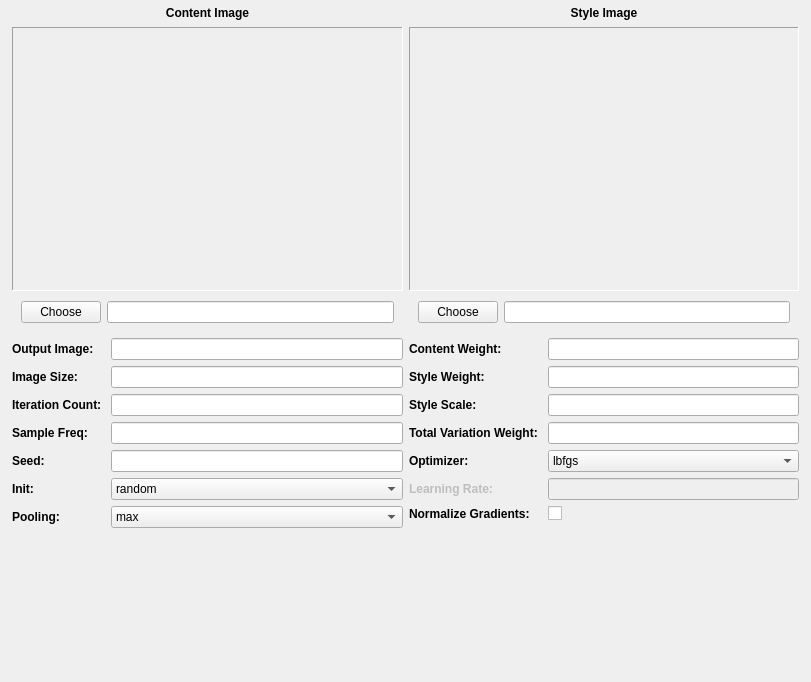
<?xml version="1.0" encoding="UTF-8"?>
<ui version="4.0">
 <class>MainWindow</class>
 <widget class="QMainWindow" name="MainWindow">
  <property name="geometry">
   <rect>
    <x>0</x>
    <y>0</y>
    <width>811</width>
    <height>682</height>
   </rect>
  </property>
  <property name="windowTitle">
   <string notr="true">Neural Style</string>
  </property>
  <property name="animated">
   <bool>false</bool>
  </property>
  <widget class="QWidget" name="center_frame">
   <layout class="QHBoxLayout" name="central_layout">
    <property name="leftMargin">
     <number>12</number>
    </property>
    <property name="topMargin">
     <number>0</number>
    </property>
    <property name="rightMargin">
     <number>12</number>
    </property>
    <property name="bottomMargin">
     <number>12</number>
    </property>
    <item>
     <layout class="QVBoxLayout" name="center_splitter">
      <property name="leftMargin">
       <number>0</number>
      </property>
      <property name="topMargin">
       <number>0</number>
      </property>
      <property name="rightMargin">
       <number>0</number>
      </property>
      <property name="bottomMargin">
       <number>0</number>
      </property>
      <item>
       <widget class="QWidget" name="top_frame" native="true">
        <layout class="QHBoxLayout" name="top_layout">
         <property name="spacing">
          <number>-1</number>
         </property>
         <property name="leftMargin">
          <number>0</number>
         </property>
         <property name="topMargin">
          <number>0</number>
         </property>
         <property name="rightMargin">
          <number>0</number>
         </property>
         <property name="bottomMargin">
          <number>0</number>
         </property>
         <item>
          <layout class="QHBoxLayout" name="top_splitter">
           <property name="leftMargin">
            <number>0</number>
           </property>
           <property name="topMargin">
            <number>0</number>
           </property>
           <property name="rightMargin">
            <number>0</number>
           </property>
           <property name="bottomMargin">
            <number>0</number>
           </property>
           <item>
            <widget class="QWidget" name="top_left_frame" native="true">
             <layout class="QHBoxLayout" name="top_left_layout">
              <property name="leftMargin">
               <number>0</number>
              </property>
              <property name="topMargin">
               <number>0</number>
              </property>
              <property name="rightMargin">
               <number>0</number>
              </property>
              <property name="bottomMargin">
               <number>0</number>
              </property>
              <item>
               <layout class="QVBoxLayout" name="top_left_splitter" stretch="0,0,0">
                <property name="spacing">
                 <number>1</number>
                </property>
                <property name="sizeConstraint">
                 <enum>QLayout::SetDefaultConstraint</enum>
                </property>
                <property name="leftMargin">
                 <number>0</number>
                </property>
                <property name="topMargin">
                 <number>0</number>
                </property>
                <property name="rightMargin">
                 <number>0</number>
                </property>
                <property name="bottomMargin">
                 <number>0</number>
                </property>
                <item>
                 <widget class="QLabel" name="top_left_title">
                  <property name="sizePolicy">
                   <sizepolicy hsizetype="Preferred" vsizetype="Preferred">
                    <horstretch>0</horstretch>
                    <verstretch>1</verstretch>
                   </sizepolicy>
                  </property>
                  <property name="font">
                   <font>
                    <weight>75</weight>
                    <bold>true</bold>
                   </font>
                  </property>
                  <property name="text">
                   <string notr="true">Content Image</string>
                  </property>
                  <property name="alignment">
                   <set>Qt::AlignCenter</set>
                  </property>
                 </widget>
                </item>
                <item>
                 <widget class="QLabel" name="top_left_image">
                  <property name="sizePolicy">
                   <sizepolicy hsizetype="Preferred" vsizetype="Preferred">
                    <horstretch>0</horstretch>
                    <verstretch>10</verstretch>
                   </sizepolicy>
                  </property>
                  <property name="frameShape">
                   <enum>QFrame::Panel</enum>
                  </property>
                  <property name="frameShadow">
                   <enum>QFrame::Sunken</enum>
                  </property>
                  <property name="lineWidth">
                   <number>1</number>
                  </property>
                  <property name="midLineWidth">
                   <number>0</number>
                  </property>
                  <property name="alignment">
                   <set>Qt::AlignCenter</set>
                  </property>
                  <property name="textInteractionFlags">
                   <set>Qt::NoTextInteraction</set>
                  </property>
                 </widget>
                </item>
                <item>
                 <widget class="QWidget" name="top_left_input" native="true">
                  <property name="sizePolicy">
                   <sizepolicy hsizetype="Preferred" vsizetype="Preferred">
                    <horstretch>0</horstretch>
                    <verstretch>1</verstretch>
                   </sizepolicy>
                  </property>
                  <layout class="QHBoxLayout" name="top_left_input_layout">
                   <item>
                    <layout class="QHBoxLayout" name="top_left_input_splitter">
                     <item>
                      <widget class="QPushButton" name="top_left_input_button">
                       <property name="text">
                        <string notr="true">Choose</string>
                       </property>
                      </widget>
                     </item>
                     <item>
                      <widget class="QLineEdit" name="top_left_input_lineedit"/>
                     </item>
                    </layout>
                   </item>
                  </layout>
                 </widget>
                </item>
               </layout>
              </item>
             </layout>
            </widget>
           </item>
           <item>
            <widget class="QWidget" name="top_right_frame" native="true">
             <layout class="QHBoxLayout" name="top_right_layout">
              <property name="leftMargin">
               <number>0</number>
              </property>
              <property name="topMargin">
               <number>0</number>
              </property>
              <property name="rightMargin">
               <number>0</number>
              </property>
              <property name="bottomMargin">
               <number>0</number>
              </property>
              <item>
               <layout class="QVBoxLayout" name="top_right_splitter" stretch="0,0,0">
                <property name="spacing">
                 <number>1</number>
                </property>
                <property name="sizeConstraint">
                 <enum>QLayout::SetDefaultConstraint</enum>
                </property>
                <property name="leftMargin">
                 <number>0</number>
                </property>
                <property name="topMargin">
                 <number>0</number>
                </property>
                <property name="rightMargin">
                 <number>0</number>
                </property>
                <property name="bottomMargin">
                 <number>0</number>
                </property>
                <item>
                 <widget class="QLabel" name="top_right_title">
                  <property name="sizePolicy">
                   <sizepolicy hsizetype="Preferred" vsizetype="Preferred">
                    <horstretch>0</horstretch>
                    <verstretch>1</verstretch>
                   </sizepolicy>
                  </property>
                  <property name="font">
                   <font>
                    <weight>75</weight>
                    <bold>true</bold>
                   </font>
                  </property>
                  <property name="text">
                   <string notr="true">Style Image</string>
                  </property>
                  <property name="alignment">
                   <set>Qt::AlignCenter</set>
                  </property>
                 </widget>
                </item>
                <item>
                 <widget class="QLabel" name="top_right_image">
                  <property name="sizePolicy">
                   <sizepolicy hsizetype="Preferred" vsizetype="Preferred">
                    <horstretch>0</horstretch>
                    <verstretch>10</verstretch>
                   </sizepolicy>
                  </property>
                  <property name="frameShape">
                   <enum>QFrame::Panel</enum>
                  </property>
                  <property name="frameShadow">
                   <enum>QFrame::Sunken</enum>
                  </property>
                  <property name="lineWidth">
                   <number>1</number>
                  </property>
                  <property name="midLineWidth">
                   <number>0</number>
                  </property>
                  <property name="alignment">
                   <set>Qt::AlignCenter</set>
                  </property>
                  <property name="textInteractionFlags">
                   <set>Qt::NoTextInteraction</set>
                  </property>
                 </widget>
                </item>
                <item>
                 <widget class="QWidget" name="top_right_input" native="true">
                  <property name="sizePolicy">
                   <sizepolicy hsizetype="Preferred" vsizetype="Preferred">
                    <horstretch>0</horstretch>
                    <verstretch>1</verstretch>
                   </sizepolicy>
                  </property>
                  <layout class="QHBoxLayout" name="top_right_input_layout">
                   <item>
                    <layout class="QHBoxLayout" name="top_right_input_splitter">
                     <item>
                      <widget class="QPushButton" name="top_right_input_button">
                       <property name="text">
                        <string notr="true">Choose</string>
                       </property>
                      </widget>
                     </item>
                     <item>
                      <widget class="QLineEdit" name="top_right_input_lineedit"/>
                     </item>
                    </layout>
                   </item>
                  </layout>
                 </widget>
                </item>
               </layout>
              </item>
             </layout>
            </widget>
           </item>
          </layout>
         </item>
        </layout>
       </widget>
      </item>
      <item>
       <widget class="QWidget" name="bot_frame" native="true">
        <layout class="QHBoxLayout" name="bot_layout">
         <property name="spacing">
          <number>-1</number>
         </property>
         <property name="leftMargin">
          <number>0</number>
         </property>
         <property name="topMargin">
          <number>0</number>
         </property>
         <property name="rightMargin">
          <number>0</number>
         </property>
         <property name="bottomMargin">
          <number>0</number>
         </property>
         <item>
          <layout class="QHBoxLayout" name="bot_splitter">
           <property name="leftMargin">
            <number>0</number>
           </property>
           <property name="topMargin">
            <number>0</number>
           </property>
           <property name="rightMargin">
            <number>0</number>
           </property>
           <property name="bottomMargin">
            <number>0</number>
           </property>
           <item>
            <widget class="QWidget" name="bot_left_frame" native="true">
             <layout class="QHBoxLayout" name="bot_left_layout">
              <property name="leftMargin">
               <number>0</number>
              </property>
              <property name="topMargin">
               <number>0</number>
              </property>
              <property name="rightMargin">
               <number>0</number>
              </property>
              <property name="bottomMargin">
               <number>0</number>
              </property>
              <item>
               <layout class="QFormLayout" name="left_form">
                <item row="0" column="0">
                 <widget class="QLabel" name="output_image_label">
                  <property name="font">
                   <font>
                    <weight>75</weight>
                    <bold>true</bold>
                   </font>
                  </property>
                  <property name="text">
                   <string notr="true">Output Image: </string>
                  </property>
                 </widget>
                </item>
                <item row="0" column="1">
                 <widget class="QLineEdit" name="output_image"/>
                </item>
                <item row="1" column="0">
                 <widget class="QLabel" name="image_size_label">
                  <property name="font">
                   <font>
                    <weight>75</weight>
                    <bold>true</bold>
                   </font>
                  </property>
                  <property name="text">
                   <string notr="true">Image Size: </string>
                  </property>
                 </widget>
                </item>
                <item row="1" column="1">
                 <widget class="QLineEdit" name="image_size">
                  <property name="inputMethodHints">
                   <set>Qt::ImhDigitsOnly</set>
                  </property>
                  <property name="maxLength">
                   <number>5</number>
                  </property>
                 </widget>
                </item>
                <item row="2" column="0">
                 <widget class="QLabel" name="num_iterations_label">
                  <property name="font">
                   <font>
                    <weight>75</weight>
                    <bold>true</bold>
                   </font>
                  </property>
                  <property name="text">
                   <string notr="true">Iteration Count: </string>
                  </property>
                 </widget>
                </item>
                <item row="2" column="1">
                 <widget class="QLineEdit" name="num_iterations">
                  <property name="inputMethodHints">
                   <set>Qt::ImhDigitsOnly</set>
                  </property>
                  <property name="maxLength">
                   <number>5</number>
                  </property>
                 </widget>
                </item>
                <item row="3" column="0">
                 <widget class="QLabel" name="save_iter_label">
                  <property name="font">
                   <font>
                    <weight>75</weight>
                    <bold>true</bold>
                   </font>
                  </property>
                  <property name="text">
                   <string notr="true">Sample Freq: </string>
                  </property>
                 </widget>
                </item>
                <item row="3" column="1">
                 <widget class="QLineEdit" name="save_iter">
                  <property name="inputMethodHints">
                   <set>Qt::ImhDigitsOnly</set>
                  </property>
                  <property name="maxLength">
                   <number>5</number>
                  </property>
                 </widget>
                </item>
                <item row="4" column="0">
                 <widget class="QLabel" name="seed_label">
                  <property name="font">
                   <font>
                    <weight>75</weight>
                    <bold>true</bold>
                   </font>
                  </property>
                  <property name="text">
                   <string notr="true">Seed: </string>
                  </property>
                 </widget>
                </item>
                <item row="4" column="1">
                 <widget class="QLineEdit" name="seed">
                  <property name="inputMethodHints">
                   <set>Qt::ImhDigitsOnly</set>
                  </property>
                  <property name="maxLength">
                   <number>5</number>
                  </property>
                 </widget>
                </item>
                <item row="5" column="0">
                 <widget class="QLabel" name="init_label">
                  <property name="font">
                   <font>
                    <weight>75</weight>
                    <bold>true</bold>
                   </font>
                  </property>
                  <property name="text">
                   <string notr="true">Init: </string>
                  </property>
                 </widget>
                </item>
                <item row="5" column="1">
                 <widget class="QComboBox" name="init">
                  <property name="currentIndex">
                   <number>0</number>
                  </property>
                  <item>
                   <property name="text">
                    <string notr="true">random</string>
                   </property>
                  </item>
                  <item>
                   <property name="text">
                    <string notr="true">image</string>
                   </property>
                  </item>
                 </widget>
                </item>
                <item row="6" column="0">
                 <widget class="QLabel" name="pooling_label">
                  <property name="font">
                   <font>
                    <weight>75</weight>
                    <bold>true</bold>
                   </font>
                  </property>
                  <property name="text">
                   <string notr="true">Pooling: </string>
                  </property>
                 </widget>
                </item>
                <item row="6" column="1">
                 <widget class="QComboBox" name="pooling">
                  <property name="currentIndex">
                   <number>0</number>
                  </property>
                  <item>
                   <property name="text">
                    <string notr="true">max</string>
                   </property>
                  </item>
                  <item>
                   <property name="text">
                    <string notr="true">avg</string>
                   </property>
                  </item>
                 </widget>
                </item>
               </layout>
              </item>
             </layout>
            </widget>
           </item>
           <item>
            <widget class="QWidget" name="bot_right_frame" native="true">
             <layout class="QHBoxLayout" name="bot_right_layout">
              <property name="leftMargin">
               <number>0</number>
              </property>
              <property name="topMargin">
               <number>0</number>
              </property>
              <property name="rightMargin">
               <number>0</number>
              </property>
              <property name="bottomMargin">
               <number>0</number>
              </property>
              <item>
               <layout class="QFormLayout" name="right_form">
                <item row="0" column="0">
                 <widget class="QLabel" name="content_weight_label">
                  <property name="font">
                   <font>
                    <weight>75</weight>
                    <bold>true</bold>
                   </font>
                  </property>
                  <property name="text">
                   <string notr="true">Content Weight: </string>
                  </property>
                 </widget>
                </item>
                <item row="0" column="1">
                 <widget class="QLineEdit" name="content_weight">
                  <property name="inputMethodHints">
                   <set>Qt::ImhDigitsOnly</set>
                  </property>
                  <property name="maxLength">
                   <number>5</number>
                  </property>
                 </widget>
                </item>
                <item row="1" column="0">
                 <widget class="QLabel" name="style_weight_label">
                  <property name="font">
                   <font>
                    <weight>75</weight>
                    <bold>true</bold>
                   </font>
                  </property>
                  <property name="text">
                   <string notr="true">Style Weight: </string>
                  </property>
                 </widget>
                </item>
                <item row="1" column="1">
                 <widget class="QLineEdit" name="style_weight">
                  <property name="inputMethodHints">
                   <set>Qt::ImhDigitsOnly</set>
                  </property>
                  <property name="maxLength">
                   <number>5</number>
                  </property>
                  <property name="frame">
                   <bool>true</bool>
                  </property>
                  <property name="dragEnabled">
                   <bool>false</bool>
                  </property>
                 </widget>
                </item>
                <item row="2" column="0">
                 <widget class="QLabel" name="style_scale_label">
                  <property name="font">
                   <font>
                    <weight>75</weight>
                    <bold>true</bold>
                   </font>
                  </property>
                  <property name="text">
                   <string notr="true">Style Scale: </string>
                  </property>
                 </widget>
                </item>
                <item row="2" column="1">
                 <widget class="QLineEdit" name="style_scale">
                  <property name="inputMethodHints">
                   <set>Qt::ImhDigitsOnly</set>
                  </property>
                  <property name="maxLength">
                   <number>5</number>
                  </property>
                 </widget>
                </item>
                <item row="3" column="0">
                 <widget class="QLabel" name="tv_weight_label">
                  <property name="font">
                   <font>
                    <weight>75</weight>
                    <bold>true</bold>
                   </font>
                  </property>
                  <property name="text">
                   <string notr="true">Total Variation Weight: </string>
                  </property>
                 </widget>
                </item>
                <item row="3" column="1">
                 <widget class="QLineEdit" name="tv_weight"/>
                </item>
                <item row="4" column="0">
                 <widget class="QLabel" name="optimizer_label">
                  <property name="font">
                   <font>
                    <weight>75</weight>
                    <bold>true</bold>
                   </font>
                  </property>
                  <property name="text">
                   <string notr="true">Optimizer: </string>
                  </property>
                 </widget>
                </item>
                <item row="4" column="1">
                 <widget class="QComboBox" name="optimizer">
                  <property name="currentIndex">
                   <number>0</number>
                  </property>
                  <item>
                   <property name="text">
                    <string notr="true">lbfgs</string>
                   </property>
                  </item>
                  <item>
                   <property name="text">
                    <string notr="true">adam</string>
                   </property>
                  </item>
                 </widget>
                </item>
                <item row="5" column="0">
                 <widget class="QLabel" name="learning_rate_label">
                  <property name="enabled">
                   <bool>false</bool>
                  </property>
                  <property name="font">
                   <font>
                    <weight>75</weight>
                    <bold>true</bold>
                   </font>
                  </property>
                  <property name="text">
                   <string notr="true">Learning Rate: </string>
                  </property>
                 </widget>
                </item>
                <item row="5" column="1">
                 <widget class="QLineEdit" name="learning_rate">
                  <property name="enabled">
                   <bool>false</bool>
                  </property>
                  <property name="inputMethodHints">
                   <set>Qt::ImhDigitsOnly</set>
                  </property>
                  <property name="maxLength">
                   <number>5</number>
                  </property>
                 </widget>
                </item>
                <item row="6" column="0">
                 <widget class="QLabel" name="normalize_gradients_label">
                  <property name="font">
                   <font>
                    <weight>75</weight>
                    <bold>true</bold>
                   </font>
                  </property>
                  <property name="text">
                   <string notr="true">Normalize Gradients: </string>
                  </property>
                 </widget>
                </item>
                <item row="6" column="1">
                 <widget class="QCheckBox" name="normalize_gradients"/>
                </item>
               </layout>
              </item>
             </layout>
            </widget>
           </item>
          </layout>
         </item>
        </layout>
       </widget>
      </item>
     </layout>
    </item>
   </layout>
  </widget>
 </widget>
 <resources/>
 <connections/>
</ui>
